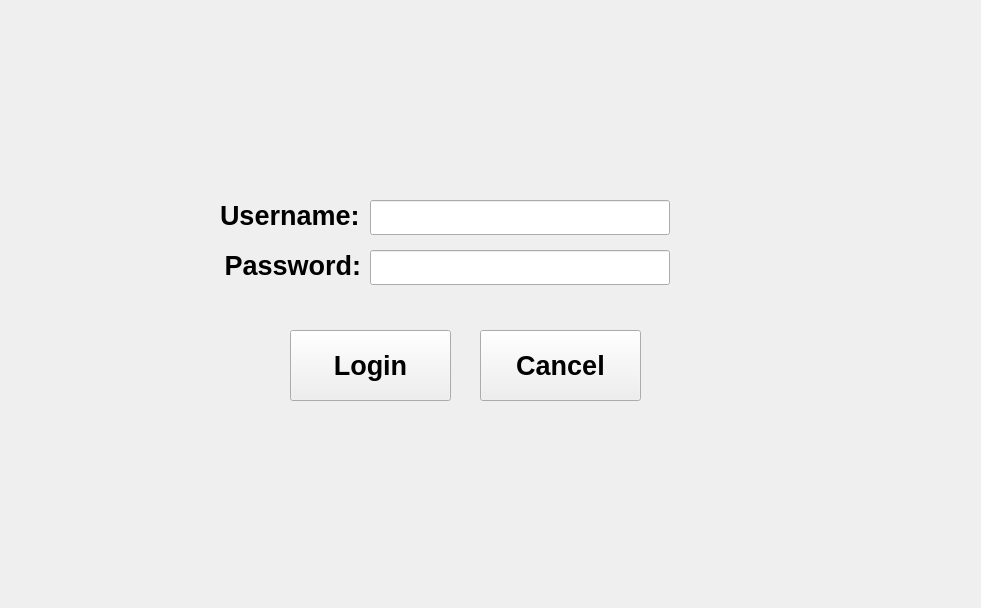
<?xml version="1.0" encoding="UTF-8"?>
<ui version="4.0">
 <class>login</class>
 <widget class="QWidget" name="login">
  <property name="geometry">
   <rect>
    <x>0</x>
    <y>0</y>
    <width>981</width>
    <height>608</height>
   </rect>
  </property>
  <property name="windowTitle">
   <string>Form</string>
  </property>
  <widget class="QPushButton" name="pushButton_login">
   <property name="geometry">
    <rect>
     <x>290</x>
     <y>330</y>
     <width>161</width>
     <height>71</height>
    </rect>
   </property>
   <property name="font">
    <font>
     <pointsize>20</pointsize>
     <bold>true</bold>
    </font>
   </property>
   <property name="text">
    <string>Login</string>
   </property>
  </widget>
  <widget class="QLineEdit" name="lineEdit_username">
   <property name="geometry">
    <rect>
     <x>370</x>
     <y>200</y>
     <width>300</width>
     <height>35</height>
    </rect>
   </property>
   <property name="font">
    <font>
     <pointsize>15</pointsize>
     <bold>true</bold>
    </font>
   </property>
  </widget>
  <widget class="QPushButton" name="pushButton_cancel">
   <property name="geometry">
    <rect>
     <x>480</x>
     <y>330</y>
     <width>161</width>
     <height>71</height>
    </rect>
   </property>
   <property name="font">
    <font>
     <pointsize>20</pointsize>
     <bold>true</bold>
    </font>
   </property>
   <property name="text">
    <string>Cancel</string>
   </property>
  </widget>
  <widget class="QLineEdit" name="lineEdit_password">
   <property name="geometry">
    <rect>
     <x>370</x>
     <y>250</y>
     <width>300</width>
     <height>35</height>
    </rect>
   </property>
   <property name="font">
    <font>
     <pointsize>15</pointsize>
     <bold>true</bold>
    </font>
   </property>
   <property name="echoMode">
    <enum>QLineEdit::Password</enum>
   </property>
  </widget>
  <widget class="QLabel" name="label">
   <property name="geometry">
    <rect>
     <x>220</x>
     <y>200</y>
     <width>151</width>
     <height>31</height>
    </rect>
   </property>
   <property name="font">
    <font>
     <pointsize>20</pointsize>
     <bold>true</bold>
    </font>
   </property>
   <property name="text">
    <string>Username:</string>
   </property>
  </widget>
  <widget class="QLabel" name="label_2">
   <property name="geometry">
    <rect>
     <x>210</x>
     <y>250</y>
     <width>151</width>
     <height>31</height>
    </rect>
   </property>
   <property name="font">
    <font>
     <pointsize>20</pointsize>
     <bold>true</bold>
    </font>
   </property>
   <property name="text">
    <string>Password:</string>
   </property>
   <property name="alignment">
    <set>Qt::AlignRight|Qt::AlignTrailing|Qt::AlignVCenter</set>
   </property>
  </widget>
 </widget>
 <resources/>
 <connections/>
</ui>
